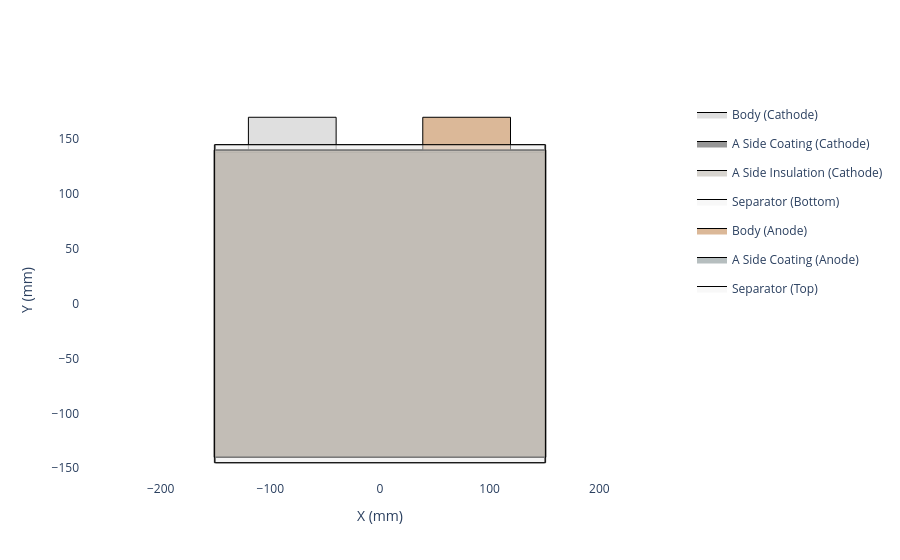

The notebook cell saved with this chart:
### Code cell
# create the layup 

separator = ocd.Separator(
    material=separator_material, 
    thickness=12,
    width = 290,
)

my_layup = ocd.ZFoldMonoLayer(
    cathode=my_cathode,
    anode=my_anode,
    separator=separator,
)

my_layup.get_top_down_view().show()

### Figure 1 — Plotly figure (JSON) as saved in the notebook; plotly's stock layout.template omitted (floating-point values rounded to 4 significant figures)
{"data": [{"fill": "toself", "fillcolor": "rgba(192, 192, 192, 0.5)", "legendgroup": "Body (Cathode) (Cathode)", "line": {"color": "black", "width": 1}, "mode": "lines", "name": "Body (Cathode)", "showlegend": true, "type": "scatter", "x": [-150.0, -150.0, -120.0, -120.0, -40.0, -40.0, 150.0, 150.0, -150.0], "y": [-140.0, 140.0, 140.0, 170.0, 170.0, 140.0, 140.0, -140.0, -140.0]}, {"fill": "toself", "fillcolor": "rgba(48, 48, 48, 0.5)", "legendgroup": "A Side Coating (Cathode) (Cathode)", "line": {"color": "black", "width": 1}, "mode": "lines", "name": "A Side Coating (Cathode)", "type": "scatter", "x": [-150.0, -150.0, -120.0, -120.0, -40.0, -40.0, 150.0, 150.0, -150.0, -150.0, -150.0, -120.0, -120.0, -40.0, -40.0, 150.0, 150.0, -150.0], "y": [-140.0, 138.0, 138.0, 138.0, 138.0, 138.0, 138.0, -140.0, -140.0, -140.0, 138.0, 138.0, 138.0, 138.0, 138.0, 138.0, -140.0, -140.0]}, {"fill": "toself", "fillcolor": "rgba(176, 169, 159, 0.5)", "legendgroup": "A Side Insulation (Cathode) (Cathode)", "line": {"color": "black", "width": 1}, "mode": "lines", "name": "A Side Insulation (Cathode)", "type": "scatter", "x": [-150.0, -150.0, 150.0, 150.0, -150.0, -150.0, -150.0, 150.0, 150.0, -150.0], "y": [138.0, 140.0, 140.0, 138.0, 138.0, 138.0, 140.0, 140.0, 138.0, 138.0]}, {"fill": "toself", "fillcolor": "rgba(242, 242, 242, 0.5)", "legendgroup": "Separator_bottom", "line": {"color": "black", "width": 1}, "mode": "lines", "name": "Separator (Bottom)", "showlegend": true, "type": "scatter", "x": [-150.0, -150.0, 150.0, 150.0, -150.0], "y": [-145.0, 145.0, 145.0, -145.0, -145.0]}, {"fill": "toself", "fillcolor": "rgba(184, 115, 51, 0.5)", "legendgroup": "Body (Anode) (Anode)", "line": {"color": "black", "width": 1}, "mode": "lines", "name": "Body (Anode)", "showlegend": true, "type": "scatter", "x": [-151.0, -151.0, 39.0, 39.0, 119.0, 119.0, 151.0, 151.0, -151.0], "xaxis": "x", "y": [-140.0, 140.0, 140.0, 170.0, 170.0, 140.0, 140.0, -140.0, -140.0], "yaxis": "y"}, {"fill": "toself", "fillcolor": "rgba(111, 127, 128, 0.5)", "legendgroup": "A Side Coating (Anode) (Anode)", "line": {"color": "black", "width": 1}, "mode": "lines", "name": "A Side Coating (Anode)", "type": "scatter", "x": [-151.0, -151.0, 39.0, 39.0, 119.0, 119.0, 151.0, 151.0, -151.0, -151.0, -151.0, 39.0, 39.0, 119.0, 119.0, 151.0, 151.0, -151.0], "xaxis": "x", "y": [-140.0, 140.0, 140.0, 140.0, 140.0, 140.0, 140.0, -140.0, -140.0, -140.0, 140.0, 140.0, 140.0, 140.0, 140.0, 140.0, -140.0, -140.0], "yaxis": "y"}, {"fill": "toself", "fillcolor": "rgba(242, 242, 242, 0.5)", "legendgroup": "Separator_top", "line": {"color": "black", "width": 1}, "mode": "lines", "name": "Separator (Top)", "showlegend": true, "type": "scatter", "x": [-151.0, -151.0, 151.0, 151.0, -151.0], "y": [-145.0, 145.0, 145.0, -145.0, -145.0]}], "layout": {"paper_bgcolor": "white", "plot_bgcolor": "white", "xaxis": {"range": [-166.1, 166.1], "scaleanchor": "y", "title": {"text": "X (mm)"}, "zeroline": false}, "yaxis": {"range": [-160.8, 185.8], "title": {"text": "Y (mm)"}, "zeroline": false}}}
